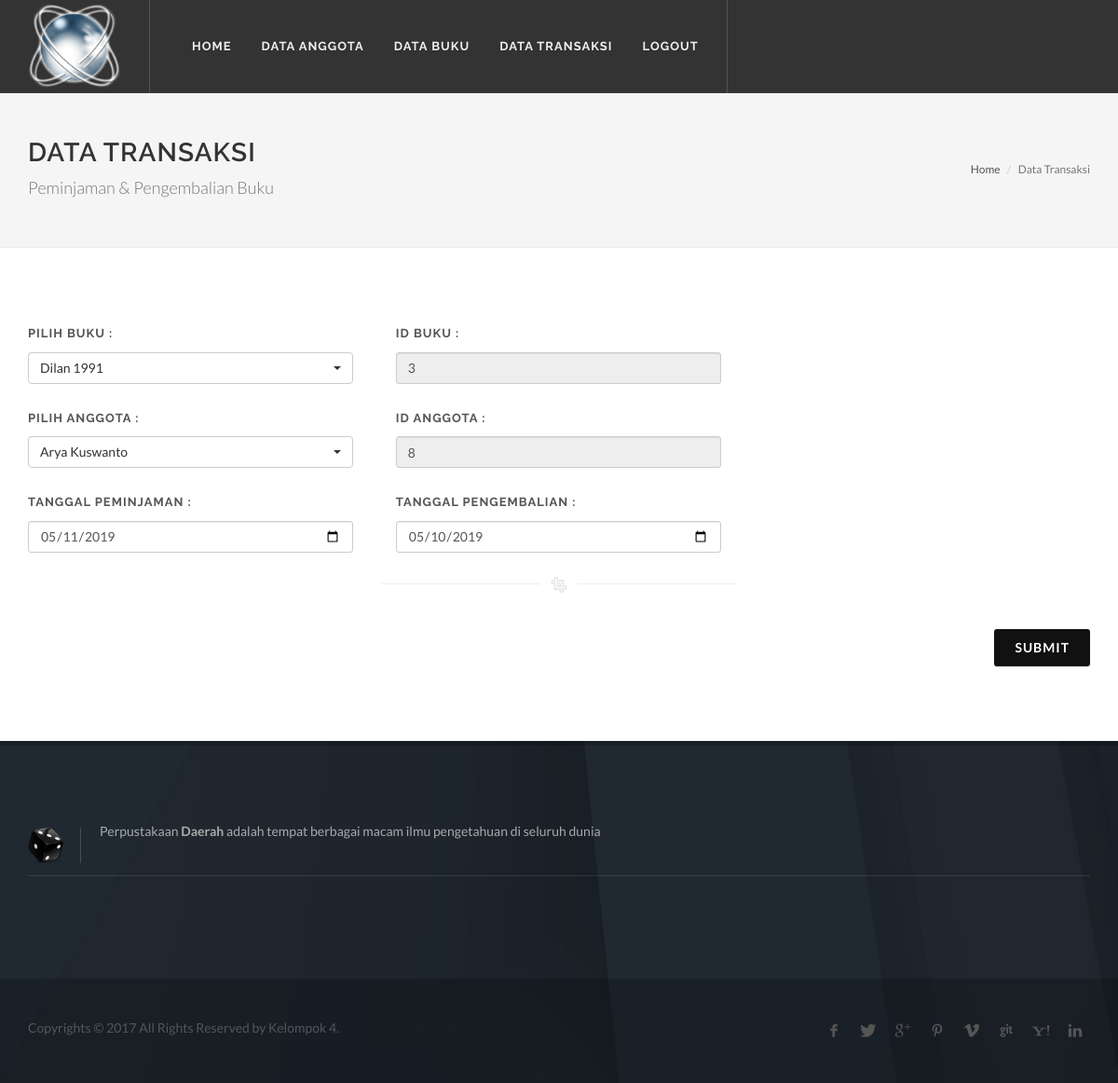
The app's page /add_transaksi.php?edit=28 with its own data.
### tables this page shows
CREATE TABLE `buku` (
  `id_buku` int(11) NOT NULL,
  `judul` varchar(50) NOT NULL,
  `penerbit` varchar(50) NOT NULL,
  `tahun` int(11) NOT NULL,
  `pengarang` varchar(50) NOT NULL
);

CREATE TABLE `peminjaman` (
  `id_pinjam` int(11) NOT NULL,
  `id_buku` int(11) NOT NULL,
  `id_anggota` int(11) NOT NULL,
  `tgl_pinjam` date NOT NULL,
  `tgl_kembali` date NOT NULL
);

CREATE TABLE `anggota` (
  `id_anggota` int(11) NOT NULL,
  `nama_anggota` varchar(50) NOT NULL,
  `jk` varchar(30) NOT NULL,
  `alamat` varchar(100) NOT NULL
);

### add_transaksi.php (the view, shortened to what this page needs)
<!DOCTYPE html>
<html dir="ltr" lang="en-US">
<head>
    <link rel="stylesheet" href="css/bootstrap.css" type="text/css" />
    <link rel="stylesheet" href="style.css" type="text/css" />
    <link rel="stylesheet" href="css/dark.css" type="text/css" />
    <link rel="stylesheet" href="css/font-icons.css" type="text/css" />
    <link rel="stylesheet" href="css/animate.css" type="text/css" />
    <link rel="stylesheet" href="css/magnific-popup.css" type="text/css" />
    <link rel="stylesheet" href="css/components/bs-select.css" type="text/css" />
    <link rel="stylesheet" href="css/responsive.css" type="text/css" />
</head>
<body class="stretched">
<div id="wrapper" class="clearfix">
    <?php
    include "header.php";
    ?>
    <section id="page-title">
        <div class="container clearfix">
            <h1>Data Transaksi</h1>
            <span>Peminjaman & Pengembalian Buku</span>
            <ol class="breadcrumb">
                <li><a href="#">Home</a></li>
                <li class="active">Data Transaksi</li>
            </ol>
        </div>
    </section>
    <?php
    if(isset($_GET['edit'])){
        $id = $_GET['edit'];
        require_once "koneksi.php";
        $sql = mysqli_query($con, "SELECT * FROM peminjaman JOIN buku ON buku.id_buku=peminjaman.id_buku JOIN anggota ON anggota.id_anggota=peminjaman.id_anggota WHERE id_pinjam=$id ");
        if($tampil= mysqli_fetch_array($sql)){
          $id_buku = $tampil['id_buku'];
            $id_anggota = $tampil['id_anggota'];
            $pinjam = $tampil['tgl_pinjam'];
            $kembali = $tampil['tgl_kembali'];
            $link = "action.php?action=update-peminjaman&id=".$id;
        }
    }
    ?>
    <section id="content">
        <div class="content-wrap">
            <div class="container clearfix">
                <form id="input_peminjaman" name="input_peminjaman" action="<?php echo $link; ?>" method="post">
                  <div class="col_one_third">
                      <label>Pilih Buku :</label>
                      <select id="in_buku" name="in_buku" class="selectpicker show-tick form-control" onchange="isi()">
                          <?php
                              require_once "koneksi.php";
                              $query = mysqli_query($con, "SELECT * FROM `buku` ");
                              while($muncul= mysqli_fetch_array($query)){
                          ?>
                          <option value="<?php echo $muncul['id_buku'] ?>" ><?php echo $muncul['judul'] ?></option>
                          <?php } ?>
                      </select>
                  </div>
                  <div class="col_one_third">
                      <label>ID Buku :</label>
                      <input type="text" id="judul" name="judul" class="form-control" placeholder="ID Buku" value="<?php echo $id_buku; ?>" disabled="disabled">
                  </div>
                  <div class="col_one_third">
                      <label>Pilih Anggota :</label>
                      <select id="in_anggota" name="in_anggota" class="selectpicker show-tick form-control" onchange="isi_anggota()">
                          <?php $qa =mysqli_query($con, "SELECT * FROM `anggota` ");
                          while($data=mysqli_fetch_array($qa)){
                          ?>
                          <option value="<?php echo $data['id_anggota'] ?>" ><?php echo $data['nama_anggota'] ?></option>
                          <?php } ?>
                      </select>
                  </div>
                  <div class="col_one_third">
                      <label>ID Anggota :</label>
                      <input type="text" id="nama" name="nama" class="form-control" placeholder="ID Anggota" value="<?php echo $id_anggota; ?>" disabled="disabled">
                  </div>
                  <div class="col_one_third">
                      <label>Tanggal Peminjaman :</label>
                      <input type="date" id="pinjam" name="pinjam" class="form-control" placeholder="Tanggal Peminjaman Buku" value="<?php echo $pinjam; ?>">
                  </div>
                  <div class="col_one_third col_last">
                      <label>Tanggal Pengembalian :</label>
                      <input type="date" id="kembali" name="kembali" class="form-control" placeholder="Tanggal Pengembalian Buku" value="<?php echo $kembali; ?>">
                  </div>
					<div class="divider divider-short divider-center"><i class="icon-crop"></i></div>
                    <div class="coll_full nobottommargin">
                        <button id="submit_input" name="submit_input" style="float:right" class="button button-3d button-black nomargin" value="submit">Submit</button>
                    </div>
                </form>
            </div>
        </div>
    </section>
    <?php include "footer.php"; ?>
</div>
<link rel="stylesheet" href="css/components/bs-select.css" type="text/css" />
</body>
</html>

### css/components/bs-select.css (style rules this page uses)
.bootstrap-select > select { position: absolute !important; bottom: 0; left: 50%; width: 0.11px !important; height: 100% !important; padding: 0 !important; opacity: 0 !important; border: none; }

### records on screen
buku: judul "Dilan 1991"
peminjaman: judul "3", nama "8", pinjam "05/11/2019", kembali "05/10/2019"
anggota: nama_anggota "Arya Kuswanto"
